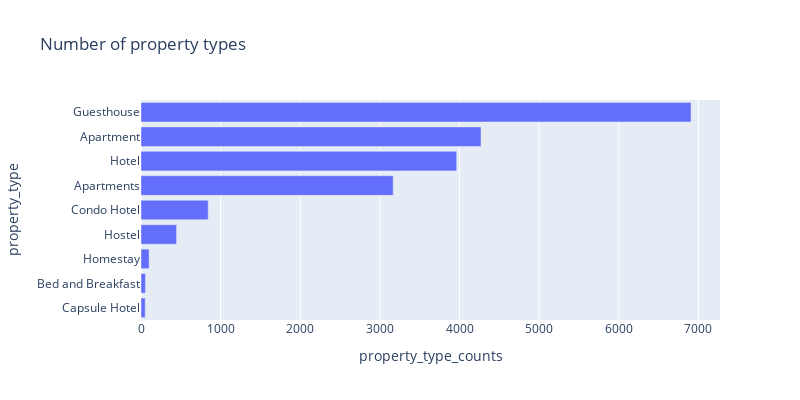

Notebook source saved alongside this figure:
### Code cell
plot_counts(booking_clean,'property_type',title='Number of property types')

### Figure 1 — Plotly figure (JSON) as saved in the notebook; plotly's stock layout.template omitted (floating-point values rounded to 4 significant figures)
{"data": [{"alignmentgroup": "True", "hovertemplate": "property_type_counts=%{x}<br>property_type=%{y}<extra></extra>", "legendgroup": "", "marker": {"color": "#636efa", "pattern": {"shape": ""}}, "name": "", "offsetgroup": "", "orientation": "h", "showlegend": false, "textposition": "auto", "type": "bar", "x": [53, 56, 102, 447, 844, 3167, 3965, 4270, 6908], "xaxis": "x", "y": ["Capsule Hotel", "Bed and Breakfast", "Homestay", "Hostel", "Condo Hotel", "Apartments", "Hotel", "Apartment", "Guesthouse"], "yaxis": "y"}], "layout": {"barmode": "relative", "height": 400, "legend": {"tracegroupgap": 0}, "title": {"text": "Number of property types"}, "width": 800, "xaxis": {"anchor": "y", "domain": [0, 1], "title": {"text": "property_type_counts"}}, "yaxis": {"anchor": "x", "domain": [0, 1], "tickmode": "linear", "title": {"text": "property_type"}}}}
